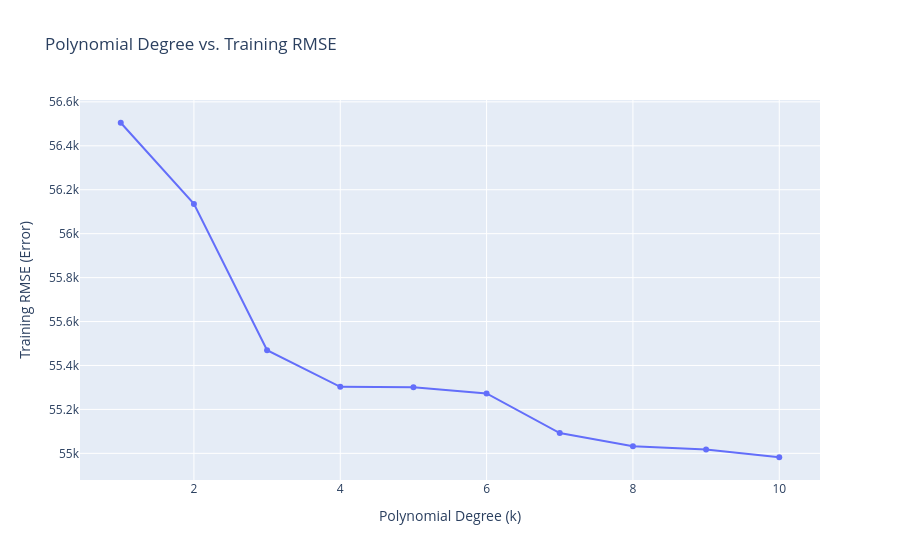
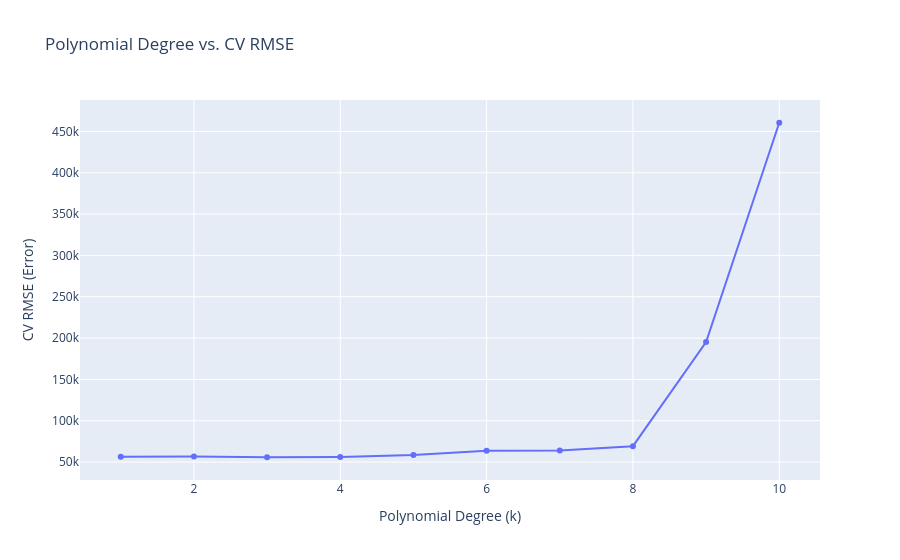

The cell these charts' notebook holds for them, in order:
### Code cell
# plot degrees vs train RMSE
fig = px.line(x = [k for k in range(1,11)], y = train_rmse_list, title = "Polynomial Degree vs. Training RMSE", markers=True, labels={"x": "Polynomial Degree (k)", "y": "Training RMSE (Error)"} )
fig.show()

# plot degrees vs CV RMSE
fig_2 = px.line(x = [k for k in range(1,11)], y = cv_rmse_list, title = "Polynomial Degree vs. CV RMSE", markers=True, labels={"x": "Polynomial Degree (k)", "y": "CV RMSE (Error)"})
fig_2.show()

### Figure 1 — Plotly figure (JSON) as saved in the notebook; plotly's stock layout.template omitted (floating-point values rounded to 4 significant figures)
{"data": [{"hovertemplate": "Polynomial Degree (k)=%{x}<br>Training RMSE (Error)=%{y}<extra></extra>", "legendgroup": "", "line": {"color": "#636efa", "dash": "solid"}, "marker": {"symbol": "circle"}, "mode": "lines+markers", "name": "", "orientation": "v", "showlegend": false, "type": "scatter", "x": [1, 2, 3, 4, 5, 6, 7, 8, 9, 10], "xaxis": "x", "y": [56500.0, 56140.0, 55470.0, 55300.0, 55300.0, 55270.0, 55090.0, 55030.0, 55020.0, 54980.0], "yaxis": "y"}], "layout": {"legend": {"tracegroupgap": 0}, "title": {"text": "Polynomial Degree vs. Training RMSE"}, "xaxis": {"anchor": "y", "domain": [0, 1], "title": {"text": "Polynomial Degree (k)"}}, "yaxis": {"anchor": "x", "domain": [0, 1], "title": {"text": "Training RMSE (Error)"}}}}

### Figure 2 — Plotly figure (JSON) as saved in the notebook; plotly's stock layout.template omitted (floating-point values rounded to 4 significant figures)
{"data": [{"hovertemplate": "Polynomial Degree (k)=%{x}<br>CV RMSE (Error)=%{y}<extra></extra>", "legendgroup": "", "line": {"color": "#636efa", "dash": "solid"}, "marker": {"symbol": "circle"}, "mode": "lines+markers", "name": "", "orientation": "v", "showlegend": false, "type": "scatter", "x": [1, 2, 3, 4, 5, 6, 7, 8, 9, 10], "xaxis": "x", "y": [56540.0, 56660.0, 55800.0, 56200.0, 58460.0, 63700.0, 64090.0, 69190.0, 195300.0, 460500.0], "yaxis": "y"}], "layout": {"legend": {"tracegroupgap": 0}, "title": {"text": "Polynomial Degree vs. CV RMSE"}, "xaxis": {"anchor": "y", "domain": [0, 1], "title": {"text": "Polynomial Degree (k)"}}, "yaxis": {"anchor": "x", "domain": [0, 1], "title": {"text": "CV RMSE (Error)"}}}}
